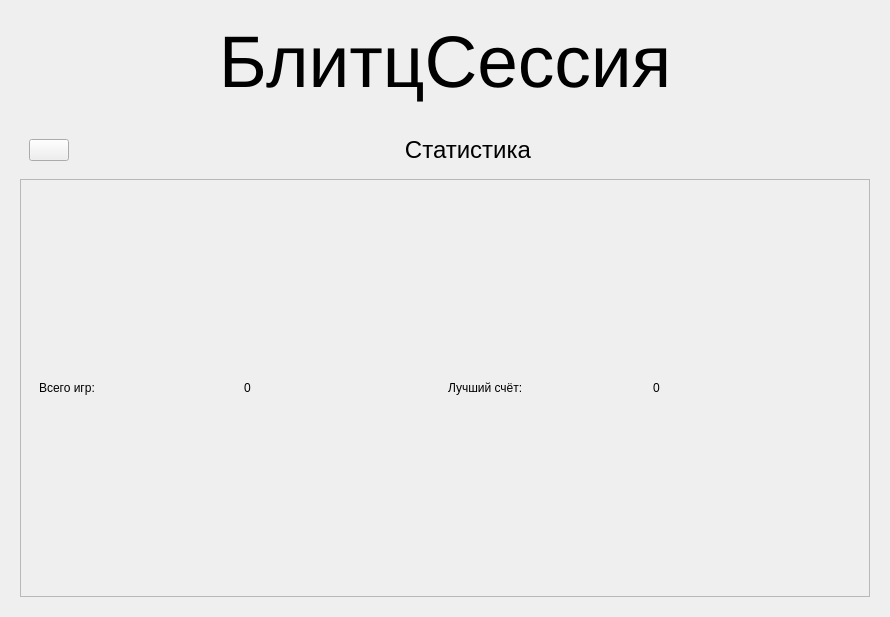
<?xml version="1.0" encoding="UTF-8"?>
<ui version="4.0">
 <class>StaticsMenu</class>
 <widget class="QWidget" name="StaticsMenu">
  <property name="geometry">
   <rect>
    <x>0</x>
    <y>0</y>
    <width>890</width>
    <height>617</height>
   </rect>
  </property>
  <property name="windowTitle">
   <string>Form</string>
  </property>
  <property name="styleSheet">
   <string notr="true">#rulesTextScrollArea {
	padding: 50px;
}</string>
  </property>
  <layout class="QVBoxLayout" name="verticalLayout">
   <item alignment="Qt::AlignTop">
    <widget class="QWidget" name="widget" native="true">
     <layout class="QHBoxLayout" name="horizontalLayout">
      <item alignment="Qt::AlignTop">
       <widget class="QLabel" name="label">
        <property name="font">
         <font>
          <pointsize>55</pointsize>
         </font>
        </property>
        <property name="text">
         <string>БлитцСессия</string>
        </property>
        <property name="alignment">
         <set>Qt::AlignCenter</set>
        </property>
       </widget>
      </item>
     </layout>
    </widget>
   </item>
   <item>
    <widget class="QWidget" name="widget_2" native="true">
     <property name="sizePolicy">
      <sizepolicy hsizetype="Preferred" vsizetype="Expanding">
       <horstretch>0</horstretch>
       <verstretch>0</verstretch>
      </sizepolicy>
     </property>
     <layout class="QVBoxLayout" name="verticalLayout_2">
      <item>
       <widget class="QWidget" name="widget_3" native="true">
        <layout class="QHBoxLayout" name="horizontalLayout_2">
         <item alignment="Qt::AlignLeft">
          <widget class="QPushButton" name="closeButton">
           <property name="text">
            <string/>
           </property>
           <property name="icon">
            <iconset resource="../resources/resources.qrc">
             <normaloff>:/vsu-theme/themes/vsu/interface-delete-vsu.png</normaloff>:/vsu-theme/themes/vsu/interface-delete-vsu.png</iconset>
           </property>
          </widget>
         </item>
         <item>
          <widget class="QLabel" name="label_2">
           <property name="sizePolicy">
            <sizepolicy hsizetype="Expanding" vsizetype="Preferred">
             <horstretch>0</horstretch>
             <verstretch>0</verstretch>
            </sizepolicy>
           </property>
           <property name="font">
            <font>
             <pointsize>18</pointsize>
            </font>
           </property>
           <property name="text">
            <string>Статистика</string>
           </property>
           <property name="alignment">
            <set>Qt::AlignCenter</set>
           </property>
          </widget>
         </item>
        </layout>
       </widget>
      </item>
      <item>
       <widget class="QScrollArea" name="StaticsScrollArea">
        <property name="widgetResizable">
         <bool>true</bool>
        </property>
        <widget class="QWidget" name="scrollAreaWidgetContents">
         <property name="geometry">
          <rect>
           <x>0</x>
           <y>0</y>
           <width>852</width>
           <height>414</height>
          </rect>
         </property>
         <layout class="QVBoxLayout" name="verticalLayout_3">
          <item>
           <widget class="QWidget" name="widget_4" native="true">
            <layout class="QHBoxLayout" name="horizontalLayout_3">
             <item alignment="Qt::AlignLeft">
              <widget class="QLabel" name="label_3">
               <property name="text">
                <string>Всего игр:</string>
               </property>
              </widget>
             </item>
             <item alignment="Qt::AlignLeft">
              <widget class="QLabel" name="totalGamesLabel">
               <property name="sizePolicy">
                <sizepolicy hsizetype="Expanding" vsizetype="Preferred">
                 <horstretch>0</horstretch>
                 <verstretch>0</verstretch>
                </sizepolicy>
               </property>
               <property name="text">
                <string>0</string>
               </property>
              </widget>
             </item>
             <item alignment="Qt::AlignLeft">
              <widget class="QLabel" name="label_4">
               <property name="text">
                <string>Лучший счёт:</string>
               </property>
              </widget>
             </item>
             <item alignment="Qt::AlignLeft">
              <widget class="QLabel" name="bestScoreLabel">
               <property name="sizePolicy">
                <sizepolicy hsizetype="Expanding" vsizetype="Preferred">
                 <horstretch>0</horstretch>
                 <verstretch>0</verstretch>
                </sizepolicy>
               </property>
               <property name="text">
                <string>0</string>
               </property>
              </widget>
             </item>
            </layout>
           </widget>
          </item>
         </layout>
        </widget>
       </widget>
      </item>
     </layout>
    </widget>
   </item>
  </layout>
 </widget>
 <resources>
  <include location="../resources/resources.qrc"/>
 </resources>
 <connections/>
</ui>
